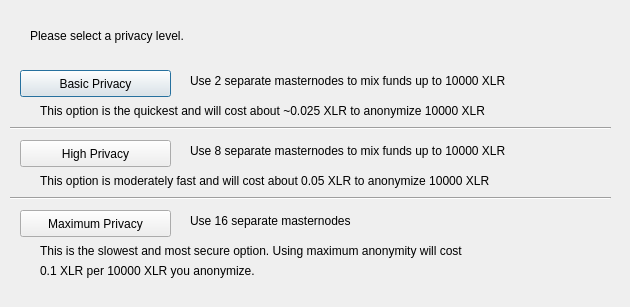
<?xml version="1.0" encoding="UTF-8"?>
<ui version="4.0">
 <class>ObfuscationConfig</class>
 <widget class="QDialog" name="ObfuscationConfig">
  <property name="geometry">
   <rect>
    <x>0</x>
    <y>0</y>
    <width>630</width>
    <height>307</height>
   </rect>
  </property>
  <property name="windowTitle">
   <string>Configure Obfuscation</string>
  </property>
  <widget class="QPushButton" name="buttonBasic">
   <property name="geometry">
    <rect>
     <x>20</x>
     <y>70</y>
     <width>151</width>
     <height>27</height>
    </rect>
   </property>
   <property name="text">
    <string>Basic Privacy</string>
   </property>
  </widget>
  <widget class="QPushButton" name="buttonHigh">
   <property name="geometry">
    <rect>
     <x>20</x>
     <y>140</y>
     <width>151</width>
     <height>27</height>
    </rect>
   </property>
   <property name="text">
    <string>High Privacy</string>
   </property>
  </widget>
  <widget class="QPushButton" name="buttonMax">
   <property name="geometry">
    <rect>
     <x>20</x>
     <y>210</y>
     <width>151</width>
     <height>27</height>
    </rect>
   </property>
   <property name="text">
    <string>Maximum Privacy</string>
   </property>
  </widget>
  <widget class="QLabel" name="label">
   <property name="geometry">
    <rect>
     <x>30</x>
     <y>20</y>
     <width>571</width>
     <height>31</height>
    </rect>
   </property>
   <property name="text">
    <string>Please select a privacy level.</string>
   </property>
  </widget>
  <widget class="QLabel" name="label_2">
   <property name="geometry">
    <rect>
     <x>190</x>
     <y>70</y>
     <width>421</width>
     <height>21</height>
    </rect>
   </property>
   <property name="text">
    <string>Use 2 separate masternodes to mix funds up to 10000 XLR</string>
   </property>
  </widget>
  <widget class="QLabel" name="label_3">
   <property name="geometry">
    <rect>
     <x>190</x>
     <y>140</y>
     <width>411</width>
     <height>21</height>
    </rect>
   </property>
   <property name="text">
    <string>Use 8 separate masternodes to mix funds up to 10000 XLR</string>
   </property>
  </widget>
  <widget class="QLabel" name="label_4">
   <property name="geometry">
    <rect>
     <x>190</x>
     <y>210</y>
     <width>421</width>
     <height>21</height>
    </rect>
   </property>
   <property name="text">
    <string>Use 16 separate masternodes</string>
   </property>
  </widget>
  <widget class="QLabel" name="label_6">
   <property name="geometry">
    <rect>
     <x>40</x>
     <y>100</y>
     <width>561</width>
     <height>21</height>
    </rect>
   </property>
   <property name="text">
    <string>This option is the quickest and will cost about ~0.025 XLR to anonymize 10000 XLR</string>
   </property>
  </widget>
  <widget class="QLabel" name="label_7">
   <property name="geometry">
    <rect>
     <x>40</x>
     <y>170</y>
     <width>561</width>
     <height>21</height>
    </rect>
   </property>
   <property name="text">
    <string>This option is moderately fast and will cost about 0.05 XLR to anonymize 10000 XLR</string>
   </property>
  </widget>
  <widget class="QLabel" name="label_8">
   <property name="geometry">
    <rect>
     <x>40</x>
     <y>240</y>
     <width>561</width>
     <height>21</height>
    </rect>
   </property>
   <property name="text">
    <string>This is the slowest and most secure option. Using maximum anonymity will cost</string>
   </property>
  </widget>
  <widget class="QLabel" name="label_9">
   <property name="geometry">
    <rect>
     <x>40</x>
     <y>260</y>
     <width>561</width>
     <height>21</height>
    </rect>
   </property>
   <property name="text">
    <string>0.1 XLR per 10000 XLR you anonymize.</string>
   </property>
  </widget>
  <widget class="Line" name="line">
   <property name="geometry">
    <rect>
     <x>10</x>
     <y>120</y>
     <width>601</width>
     <height>16</height>
    </rect>
   </property>
   <property name="orientation">
    <enum>Qt::Horizontal</enum>
   </property>
  </widget>
  <widget class="Line" name="line_2">
   <property name="geometry">
    <rect>
     <x>10</x>
     <y>190</y>
     <width>601</width>
     <height>16</height>
    </rect>
   </property>
   <property name="orientation">
    <enum>Qt::Horizontal</enum>
   </property>
  </widget>
 </widget>
 <resources/>
 <connections/>
</ui>
